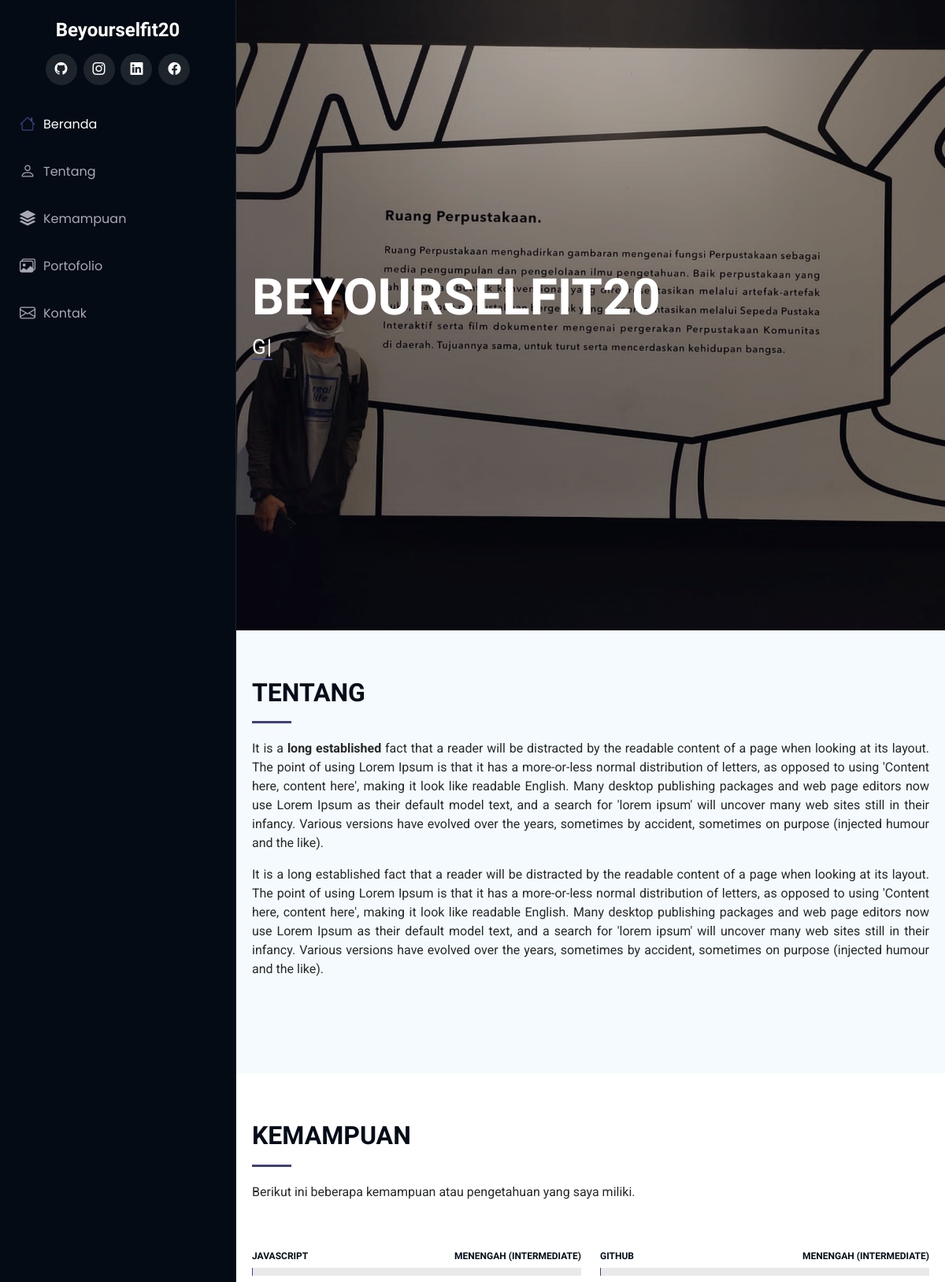
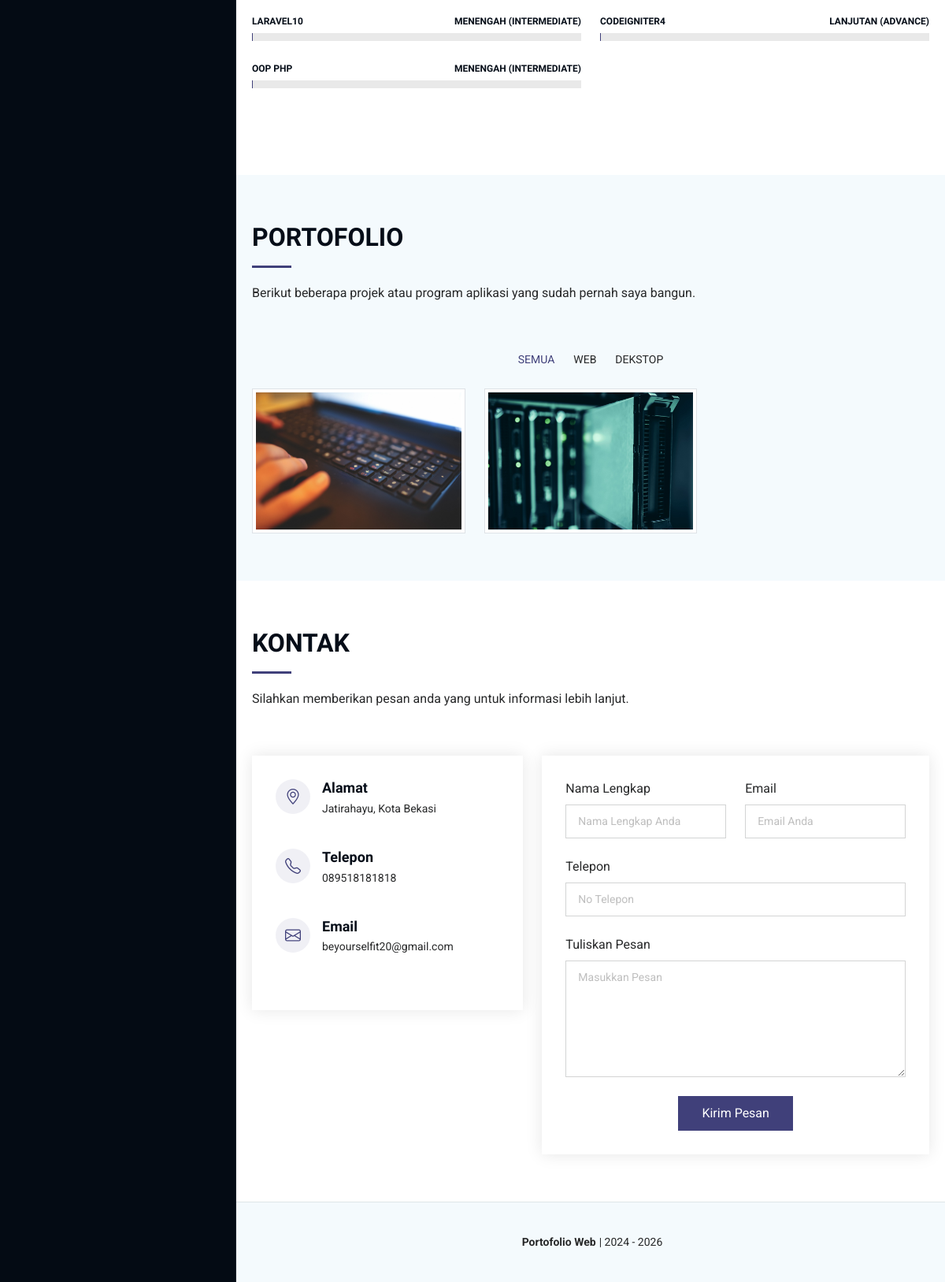
The page / on the database its author committed (2 pictures, top to bottom).
### tables this page shows
CREATE TABLE `dt_profil` (
  `id` int(11) NOT NULL,
  `nama_lengkap` varchar(100) NOT NULL,
  `no_telp` varchar(18) NOT NULL,
  `email` varchar(30) NOT NULL,
  `alamat` varchar(100) NOT NULL,
  `foto` varchar(255) NOT NULL,
  `id_admin` int(11) NOT NULL,
  `created_at` timestamp NOT NULL DEFAULT current_timestamp() ON UPDATE current_timestamp()
);

CREATE TABLE `dt_sosialmedia` (
  `id` int(11) NOT NULL,
  `sosial_media` varchar(100) NOT NULL,
  `link` varchar(100) NOT NULL,
  `id_admin` int(11) NOT NULL,
  `created_at` timestamp NOT NULL DEFAULT current_timestamp() ON UPDATE current_timestamp()
);

CREATE TABLE `dt_tentang` (
  `id` int(11) NOT NULL,
  `deskripsi` longtext NOT NULL,
  `id_admin` int(11) NOT NULL,
  `created_at` timestamp NOT NULL DEFAULT current_timestamp() ON UPDATE current_timestamp()
);

CREATE TABLE `dt_kemampuan` (
  `id` int(11) NOT NULL,
  `kemampuan` varchar(20) NOT NULL,
  `tingkatan` varchar(30) NOT NULL,
  `nilai_progres` int(11) NOT NULL,
  `id_admin` int(11) NOT NULL,
  `created_at` timestamp NOT NULL DEFAULT current_timestamp() ON UPDATE current_timestamp()
);

CREATE TABLE `dt_basisprojek` (
  `id` int(11) NOT NULL,
  `nama_basis` varchar(30) NOT NULL,
  `id_admin` int(11) NOT NULL,
  `created_at` timestamp NOT NULL DEFAULT current_timestamp() ON UPDATE current_timestamp()
);

CREATE TABLE `dt_portofolio` (
  `id` int(11) NOT NULL,
  `judul_portofolio` varchar(100) NOT NULL,
  `thumbnail` varchar(255) NOT NULL,
  `id_basis` int(11) NOT NULL,
  `tahun_pembuatan` year(4) NOT NULL,
  `deskripsi` longtext NOT NULL,
  `link_porto` varchar(80) NOT NULL,
  `id_admin` int(11) NOT NULL,
  `created_at` timestamp NOT NULL DEFAULT current_timestamp() ON UPDATE current_timestamp()
);

### index.php (the view, shortened to what the rows shown need)
<?php
  require 'dashboard/config/koneksi_db.php';
?>
<!DOCTYPE html>
<html lang="en">
<head>
  <link href="landing_page/assets/vendor/bootstrap/css/bootstrap.min.css" rel="stylesheet">
  <link href="landing_page/assets/vendor/bootstrap-icons/bootstrap-icons.css" rel="stylesheet">
  <link href="landing_page/assets/vendor/aos/aos.css" rel="stylesheet">
  <link href="landing_page/assets/vendor/glightbox/css/glightbox.min.css" rel="stylesheet">
  <link href="landing_page/assets/vendor/swiper/swiper-bundle.min.css" rel="stylesheet">
  <link href="landing_page/assets/css/main.css" rel="stylesheet">
</head>
<body class="index-page">
  <header id="header" class="header dark-background d-flex flex-column">
    <a href="index.php" class="logo d-flex align-items-center justify-content-center mt-4">
      <?php
        $sqlProfil = "SELECT nama_lengkap FROM dt_profil";
        $queryProfil = mysqli_query($koneksi, $sqlProfil);
        $profilName = mysqli_num_rows($queryProfil);
        if ($profilName == 0) {
      ?>
        <h1 class="sitename">Anonymus</h1>
      <?php
        } else {
          while ($dtProfil = mysqli_fetch_assoc($queryProfil)) :
      ?>
        <h1 class="sitename"><?= $dtProfil['nama_lengkap']; ?></h1>
      <?php
          endwhile;
        }
      ?>
    </a>
    <div class="social-links text-center">
      <?php
        $sqlsosmed = "SELECT * FROM dt_sosialmedia";
        $sosmed = mysqli_query($koneksi, $sqlsosmed);
        $datasosmed = mysqli_num_rows($sosmed);
        if ($datasosmed == 0) {
      ?>
        <span>Sosial media belum tersedia..</span>
      <?php
        } else {
          while ($data = mysqli_fetch_assoc($sosmed)) :
      ?>
        <a href="<?= $data['link']; ?>" class="<?= $data['sosial_media']; ?>" target="_blank">
          <i class="bi bi-<?= $data['sosial_media']; ?>"></i>
        </a>
      <?php
          endwhile;
        }
      ?>
    </div>
  </header>
  <main class="main">
    <section id="hero" class="hero section dark-background px-xl-2">
      <?php
        $sqlFoto = "SELECT foto FROM dt_profil";
        $queryFoto = mysqli_query($koneksi, $sqlFoto);
        while ($dtFoto = mysqli_fetch_assoc($queryFoto)) :
      ?>
        <img src="dashboard/file_foto/<?= $dtFoto['foto']; ?>" alt="cover-background" class="cover-hero">
      <?php
        endwhile;
      ?>
      <div class="container" data-aos="fade-up" data-aos-delay="100">
        <?php
          $sqlNamaPorto = "SELECT * FROM dt_profil";
          $queryNamaPorto = mysqli_query($koneksi, $sqlNamaPorto);
          $dataNama = mysqli_num_rows($queryNamaPorto);
          if ($dataNama == 0) {
        ?>
          <h2 class="text-uppercase">Anonymus</h2>
        <?php
          } else {
            while ($profil = mysqli_fetch_assoc($queryNamaPorto)) :
        ?>
          <h2 class="text-uppercase"><?= $profil['nama_lengkap']; ?></h2>
        <?php
            endwhile;
          }
        ?>
        <?php
          $sqlStatusPorto = "SELECT nama_status FROM dt_statusprofil";
          $queryStatusPorto = mysqli_query($koneksi, $sqlStatusPorto);
          $row = [];
          while ($data = mysqli_fetch_assoc($queryStatusPorto)) {
              $row[] = $data;
          }
          $dataStatus = mysqli_num_rows($queryStatusPorto);
          if ($dataStatus == 0) {
        ?>
          <p><span class="typed" data-typed-items="Status">Status</span>
          <span class="typed-cursor typed-cursor--blink" aria-hidden="true"></span></p>
        <?php
          } else {
        ?>
          <p><span class="typed" data-typed-items="
          <?php
            foreach ($row as $status) :
              echo $status['nama_status'] .',';
            endforeach;
          ?>"></span>
          <span class="typed-cursor typed-cursor--blink" aria-hidden="true"></span></p>
        <?php
          }
        ?>
      </div>
    </section>
    <section id="about" class="about section px-xl-2 light-background">
      <div class="container section-title" data-aos="fade-up">
        <h2 class="text-uppercase">Tentang</h2>
        <?php
          $sqlTentang = "SELECT * FROM dt_tentang";
          $queryTentang = mysqli_query($koneksi, $sqlTentang);
          $dataTentang = mysqli_num_rows($queryTentang);
          if ($dataTentang == 0) {
        ?>
          <div class="tentang-deskripsi">
            <p class="mb-3">Lorem ipsum, dolor sit, amet consectetur adipisicing elit. Voluptates quod voluptatibus nulla totam quaerat recusandae voluptatem, error doloribus quidem consequuntur dolorem reiciendis aliquam eveniet illum! Quia perspiciatis itaque, id doloremque. Lorem ipsum dolor sit amet consectetur adipisicing, elit. Minima nostrum illum veniam eligendi quidem labore dolor impedit earum ab vitae, hic quisquam molestiae eaque asperiores necessitatibus laboriosam delectus itaque ullam!</p>
            <p>Lorem ipsum dolor, sit amet consectetur adipisicing, elit. Numquam quasi quia nisi dolor. Sequi accusamus praesentium architecto quibusdam cumque eaque inventore, dolores suscipit cum et quasi, molestiae aliquam fuga nostrum.</p>
          </div>
        <?php
          } else {
            while ($data = mysqli_fetch_assoc($queryTentang)) :
        ?>
          <div class="tentang-deskripsi">
            <p class="mb-3"><?= $data['deskripsi']; ?></p>
          </div>
        <?php
            endwhile;
          }
        ?>
      </div>
    </section>
    <section id="skills" class="skills section px-xl-2 mb-4">
      <div class="container section-title" data-aos="fade-up">
        <h2 class="text-uppercase">Kemampuan</h2>
      </div>
      <div class="container" data-aos="fade-up" data-aos-delay="100">
        <div class="row skills-content skills-animation">
          <?php
            $sqlSkill = "SELECT * FROM dt_kemampuan";
            $querySkill = mysqli_query($koneksi, $sqlSkill);
            $dataSkill = mysqli_num_rows($querySkill);
            if ($dataSkill == 0) {
          ?>
            <div class="col-lg-6">
              <div class="progress">
                <span class="skill"><span>HTML</span> <i class="val">100%</i></span>
                <div class="progress-bar-wrap">
                  <div class="progress-bar" role="progressbar" aria-valuenow="100" aria-valuemin="0" aria-valuemax="100"></div>
                </div>
              </div>
              <div class="progress">
                <span class="skill"><span>CSS</span> <i class="val">90%</i></span>
                <div class="progress-bar-wrap">
                  <div class="progress-bar" role="progressbar" aria-valuenow="90" aria-valuemin="0" aria-valuemax="100"></div>
                </div>
              </div>
            </div>
            <div class="col-lg-6">
              <div class="progress">
                <span class="skill"><span>PHP</span> <i class="val">80%</i></span>
                <div class="progress-bar-wrap">
                  <div class="progress-bar" role="progressbar" aria-valuenow="80" aria-valuemin="0" aria-valuemax="100"></div>
                </div>
              </div>
              <div class="progress">
                <span class="skill"><span>WordPress/CMS</span> <i class="val">90%</i></span>
                <div class="progress-bar-wrap">
                  <div class="progress-bar" role="progressbar" aria-valuenow="90" aria-valuemin="0" aria-valuemax="100"></div>
                </div>
              </div>
            </div>
          <?php
            } else {
              while ($data = mysqli_fetch_assoc($querySkill)) :
          ?>
            <div class="col-lg-6">
              <div class="progress">
                <span class="skill"><span><?= $data['kemampuan']; ?></span> <i class="val"><?= $data['tingkatan']; ?></i></span>
                <div class="progress-bar-wrap">
                </div>
              </div>
            </div>
          <?php
              endwhile;
            }
          ?>
        </div>
      </div>
    </section>
    <section id="portfolio" class="portfolio section light-background px-xl-2">
      <div class="container section-title" data-aos="fade-up">
        <h2 class="text-uppercase">Portofolio</h2>
      </div>
      <div class="container">
        <div class="isotope-layout" data-default-filter="*" data-layout="masonry" data-sort="original-order">
          <ul class="portfolio-filters isotope-filters" data-aos="fade-up" data-aos-delay="100">
            <li data-filter="*" class="filter-active">Semua</li>
            <?php
              $sqlBasis = "SELECT nama_basis FROM dt_basisprojek";
              $queryBasis = mysqli_query($koneksi, $sqlBasis);
              $row = [];
              while ($data = mysqli_fetch_assoc($queryBasis)) {
                $row[] = $data;
              }
              foreach ($row as $basis) :
            ?>
              <li data-filter=".<?= $basis['nama_basis']; ?>"><?= $basis['nama_basis']; ?></li>
            <?php
              endforeach;
            ?>
          </ul>
          <div class="row gy-4 isotope-container" data-aos="fade-up" data-aos-delay="200">
            <?php
              $sqlPorto = "SELECT dt_portofolio.id, dt_portofolio.judul_portofolio, dt_portofolio.thumbnail,
              dt_portofolio.id_basis, dt_basisprojek.nama_basis, dt_portofolio.tahun_pembuatan,
              dt_portofolio.deskripsi, dt_portofolio.link_porto, dt_portofolio.id_admin, dt_portofolio.created_at
              FROM dt_portofolio INNER JOIN dt_basisprojek ON dt_portofolio.id_basis = dt_basisprojek.id";
              $queryPorto = mysqli_query($koneksi, $sqlPorto);
              $dataPorto = mysqli_num_rows($queryPorto);
              if ($dataPorto == 0) {
            ?>
              <div class="col-lg-4 col-md-6 portfolio-item isotope-item filter-app">
                <div class="portfolio-content h-100">
                  <img src="dashboard/thumb_pict/thumb_porto.png" class="img-fluid img-thumbnail rounded-0" alt="thumbnail">
                  <div class="portfolio-info">
                    <h4>App 1</h4>
                    <p>Basis Projek</p>
                    <a href="dashboard/thumb_pict/thumb_porto.png" title="App 1" data-gallery="portfolio-gallery-app" class="glightbox preview-link"><i class="bi bi-zoom-in"></i></a>
                    <a href="details.php" title="More Details" class="details-link"><i class="bi bi-link-45deg"></i></a>
                  </div>
                </div>
              </div>
              <div class="col-lg-4 col-md-6 portfolio-item isotope-item filter-product">
                <div class="portfolio-content h-100">
                  <img src="dashboard/thumb_pict/thumb_porto.png" class="img-fluid img-thumbnail rounded-0" alt="thumbnail">
                  <div class="portfolio-info">
                    <h4>App 2</h4>
                    <p>Basis Projek</p>
                    <a href="dashboard/thumb_pict/thumb_porto.png" title="App 2" data-gallery="portfolio-gallery-product" class="glightbox preview-link"><i class="bi bi-zoom-in"></i></a>
                    <a href="details.php" title="More Details" class="details-link"><i class="bi bi-link-45deg"></i></a>
                  </div>
                </div>
              </div>
              <div class="col-lg-4 col-md-6 portfolio-item isotope-item filter-branding">
                <div class="portfolio-content h-100">
                  <img src="dashboard/thumb_pict/thumb_porto.png" class="img-fluid img-thumbnail rounded-0" alt="thumbnail">
                  <div class="portfolio-info">
                    <h4>App 3</h4>
                    <p>Basis Projek</p>
                    <a href="dashboard/thumb_pict/thumb_porto.png" title="App 3" data-gallery="portfolio-gallery-branding" class="glightbox preview-link"><i class="bi bi-zoom-in"></i></a>
                    <a href="details.php" title="More Details" class="details-link"><i class="bi bi-link-45deg"></i></a>
                  </div>
                </div>
              </div>
            <?php
              } else {
                $row = [];
                while ($data = mysqli_fetch_assoc($queryPorto)) {
                  $row[] = $data;
                }
                foreach ($row as $porto) :
            ?>
              <div class="col-lg-4 col-md-6 portfolio-item isotope-item <?= $porto['nama_basis']; ?>">
                <div class="portfolio-content h-100">
                  <img src="dashboard/file_thumbnail/<?= $porto['thumbnail']; ?>" class="img-fluid img-thumbnail rounded-0" alt="<?= $porto['judul_portofolio']; ?>">
                </div>
              </div>
            <?php
                endforeach;
              }
            ?>
          </div>
        </div>
      </div>
    </section>
    <section id="contact" class="contact section px-xl-2">
      <div class="container section-title" data-aos="fade-up">
        <h2 class="text-uppercase">Kontak</h2>
      </div>
      <div class="container" data-aos="fade-up" data-aos-delay="100">
        <div class="row gy-4">
          <div class="col-lg-5">
            <div class="info-wrap">
              <div class="info-item d-flex" data-aos="fade-up" data-aos-delay="200">
                <div>
                  <h3>Alamat</h3>
                  <?php
                    $sqlAlamat = "SELECT alamat FROM dt_profil";
                    $queryAlamat = mysqli_query($koneksi, $sqlAlamat);
                    while ($alamat = mysqli_fetch_assoc($queryAlamat)) :
                  ?>
                    <p><?= $alamat['alamat']; ?></p>
                  <?php
                    endwhile;
                  ?>
                </div>
              </div>
              <div class="info-item d-flex" data-aos="fade-up" data-aos-delay="300">
                <div>
                  <h3>Telepon</h3>
                  <?php
                    $sqlTelp = "SELECT no_telp FROM dt_profil";
                    $queryTelp = mysqli_query($koneksi, $sqlTelp);
                    while ($telp = mysqli_fetch_assoc($queryTelp)) :
                  ?>
                    <p><?= $telp['no_telp']; ?></p>
                  <?php
                    endwhile;
                  ?>
                </div>
              </div>
              <div class="info-item d-flex" data-aos="fade-up" data-aos-delay="400">
                <div>
                  <h3>Email</h3>
                  <?php
                    $sqlEmail = "SELECT email FROM dt_profil";
                    $queryEmail = mysqli_query($koneksi, $sqlEmail);
                    while ($email = mysqli_fetch_assoc($queryEmail)) :
                  ?>
                    <p><?= $email['email']; ?></p>
                  <?php
                    endwhile;
                  ?>
                </div>
              </div>
            </div>
          </div>
        </div>
      </div>
    </section>
  </main>
</body>
</html>

### rows shown on the page
dt_profil: nama_lengkap "Beyourselfit20", foto (picture), nama_lengkap "BEYOURSELFIT20", alamat "Jatirahayu, Kota Bekasi", no_telp "089518181818", email "beyourselfit20@gmail.com"
dt_tentang: deskripsi "It is a long established fact that a reader will be distracted by the readable content of a page when looking at its layout. The point of using Lorem Ipsum is that it has a more-or-less normal distribution of letters, as opposed to using 'Content here, content here', making it look like readable English. Many desktop publishing packages and web page editors now use Lorem Ipsum as their default model text, and a search for 'lorem ipsum' will uncover many web sites still in their infancy. Various versions have evolved over the years, sometimes by accident, sometimes on purpose (injected humour and the like)."
dt_tentang: deskripsi "It is a long established fact that a reader will be distracted by the readable content of a page when looking at its layout. The point of using Lorem Ipsum is that it has a more-or-less normal distribution of letters, as opposed to using 'Content here, content here', making it look like readable English. Many desktop publishing packages and web page editors now use Lorem Ipsum as their default model text, and a search for 'lorem ipsum' will uncover many web sites still in their infancy. Various versions have evolved over the years, sometimes by accident, sometimes on purpose (injected humour and the like)."
dt_kemampuan: kemampuan "JAVASCRIPT", tingkatan "MENENGAH (INTERMEDIATE)"
dt_kemampuan: kemampuan "GITHUB", tingkatan "MENENGAH (INTERMEDIATE)"
dt_kemampuan: kemampuan "LARAVEL10", tingkatan "MENENGAH (INTERMEDIATE)"
dt_kemampuan: kemampuan "CODEIGNITER4", tingkatan "LANJUTAN (ADVANCE)"
dt_kemampuan: kemampuan "OOP PHP", tingkatan "MENENGAH (INTERMEDIATE)"
dt_basisprojek: nama_basis "WEB"
dt_basisprojek: nama_basis "DEKSTOP"
dt_portofolio: thumbnail (picture)
dt_portofolio: thumbnail (picture)
